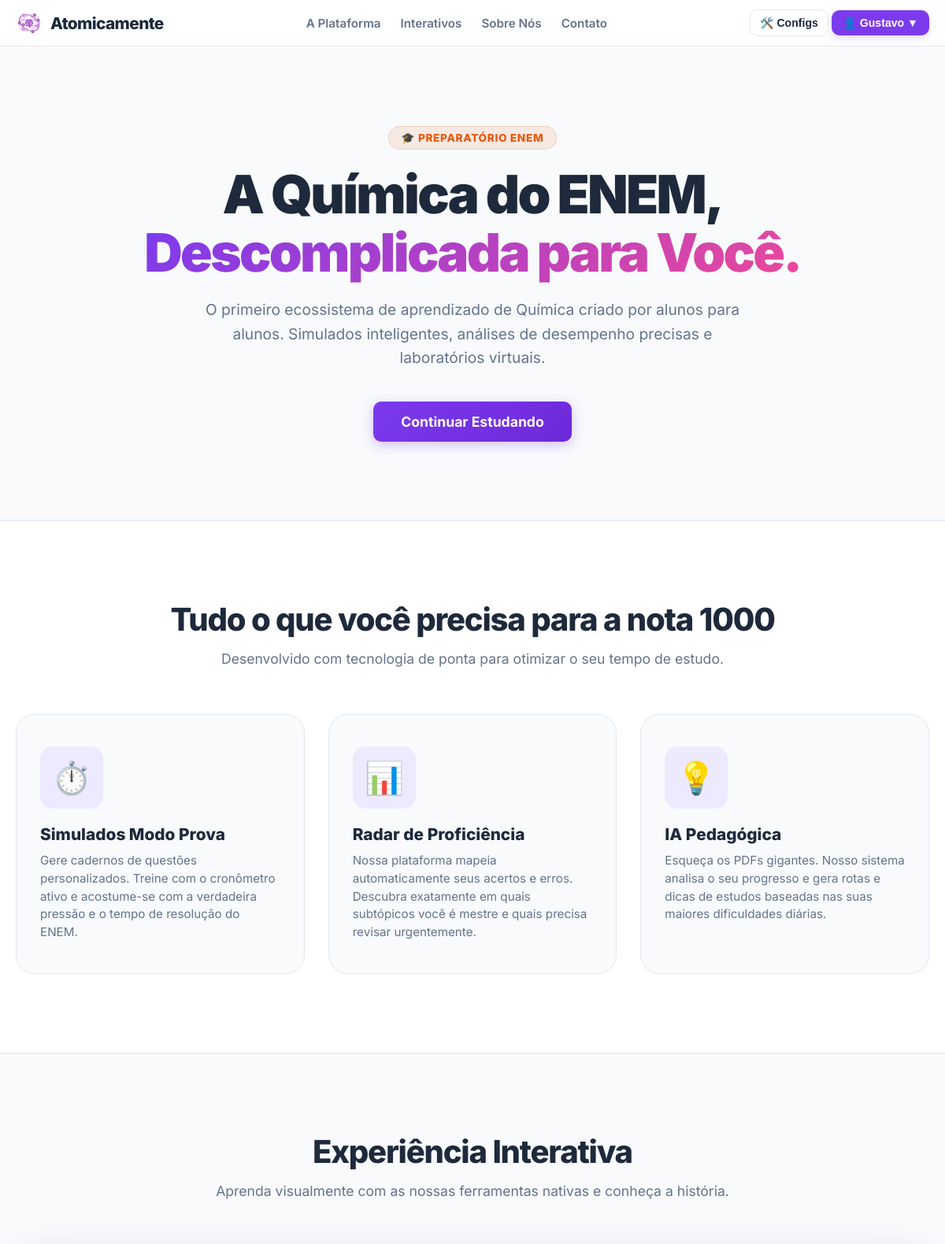
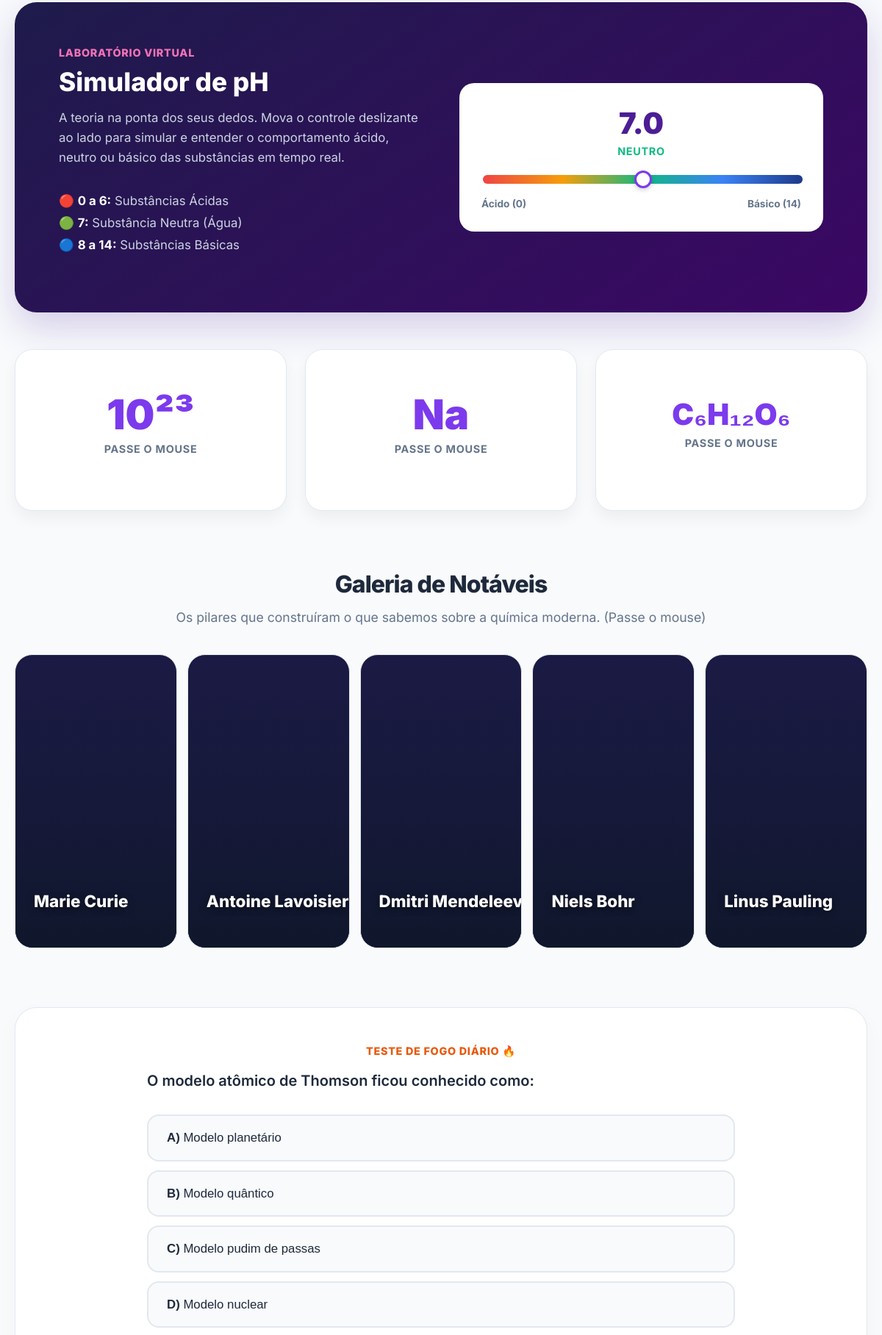
The page / (signed in, upper part) on the database its author committed (2 pictures, top to bottom).
### tables this page shows
CREATE TABLE `questions` (
  `id` int(11) NOT NULL,
  `subtopic_id` int(11) NOT NULL,
  `aula_id` int(11) DEFAULT NULL,
  `enunciado` text NOT NULL,
  `resolucao_comentada` text,
  `criado_por` int(11) DEFAULT NULL
);

CREATE TABLE `alternatives` (
  `id` int(11) NOT NULL,
  `question_id` int(11) NOT NULL,
  `letra` char(1) NOT NULL,
  `texto_alternativa` text NOT NULL,
  `eh_correta` tinyint(1) DEFAULT '0'
);

### index.php (the view, shortened to what this page needs)
<?php
require_once 'config.php';
$logado = isset($_SESSION['user_id']);
$primeiro_nome = 'Estudante';
if ($logado) {
    $primeiro_nome = explode(' ', trim($_SESSION['user_nome'] ?? 'Aluno'))[0];
}
$desafio_enunciado = "Qual das misturas abaixo é classificada como um sistema Homogêneo?";
$alts_desafio = [];
$letra_correta_desafio = 'B';
try {
    $stmtDesafio = $pdo->query("SELECT id, enunciado FROM questions ORDER BY RAND() LIMIT 1");
    $questao_rand = $stmtDesafio->fetch(PDO::FETCH_ASSOC);
    if ($questao_rand) {
        $desafio_enunciado = $questao_rand['enunciado'];
        $stmtAlts = $pdo->prepare("SELECT letra, texto_alternativa, eh_correta FROM alternatives WHERE question_id = ? ORDER BY letra ASC");
        $stmtAlts->execute([$questao_rand['id']]);
        $alts_desafio = $stmtAlts->fetchAll(PDO::FETCH_ASSOC);
        foreach ($alts_desafio as $alt) {
            if ($alt['eh_correta'] == 1) {
                $letra_correta_desafio = $alt['letra'];
            }
        }
    }
} catch (Exception $e) {
}
?>
<!DOCTYPE html>
<html lang="pt-BR" style="scroll-behavior: smooth;">
<head>
</head>
<body>
  <header class="header-site">
    <div class="nav-container">
      <a href="index.php" class="marca">
        <img src="assets/icone-simplificado.png" alt="Logo" />
        Atomicamente
      </a>
      <nav class="nav-links">
        <a href="#plataforma">A Plataforma</a>
        <a href="#interativos">Interativos</a>
        <a href="sobre.php">Sobre Nós</a>
        <a href="contato.php">Contato</a>
      </nav>
      <div class="nav-actions">
        <div class="menu-dropdown">
          <button onclick="alternarDropdown('drop-config')" style="background: none; border: 1px solid var(--borda); color: var(--texto-principal); padding: 8px 12px; font-size: 0.88rem; border-radius: 10px; font-weight: 600; cursor: pointer; display: flex; align-items: center; gap: 6px;">
            🛠️ Configs
          </button>
        </div>
        <?php if ($logado): ?>
            <div class="menu-dropdown">
              <button onclick="alternarDropdown('drop-perfil')" style="background: var(--roxo-base); color: white; border: none; padding: 8px 14px; font-size: 0.88rem; border-radius: 10px; font-weight: 700; cursor: pointer; display: flex; align-items: center; gap: 8px; box-shadow: 0 4px 10px rgba(139, 92, 246, 0.2);">
                👤 <?php echo $primeiro_nome; ?> ▼
              </button>
            </div>
        <?php else: ?>
            <a href="login.php" class="btn-entrar" style="margin-right: 15px;">Entrar</a>
            <a href="login.php?registro=1" class="btn-comecar">Cadastre-se</a>
        <?php endif; ?>
      </div>
    </div>
  </header>
  <section class="hero">
    <div class="hero-badge">🎓 Preparatório Enem</div>
    <h1>A Química do ENEM,<br><span>Descomplicada para Você.</span></h1>
    <p>O primeiro ecossistema de aprendizado de Química criado por alunos para alunos. Simulados inteligentes, análises de desempenho precisas e laboratórios virtuais.</p>
    <div class="hero-buttons">
      <?php if ($logado): ?>
          <a href="dashboard.php" class="btn-comecar" style="font-size: 1.1rem; padding: 15px 35px;">Continuar Estudando</a>
      <?php endif; ?>
    </div>
  </section>
  <section id="plataforma" class="features">
    <div class="features-container">
      <div class="section-title">
        <h2>Tudo o que você precisa para a nota 1000</h2>
        <p>Desenvolvido com tecnologia de ponta para otimizar o seu tempo de estudo.</p>
      </div>
      <div class="grid-features">
        <div class="card-feature">
          <div class="feature-icon">⏱️</div>
          <h3>Simulados Modo Prova</h3>
          <p>Gere cadernos de questões personalizados. Treine com o cronômetro ativo e acostume-se com a verdadeira pressão e o tempo de resolução do ENEM.</p>
        </div>
        <div class="card-feature">
          <div class="feature-icon">📊</div>
          <h3>Radar de Proficiência</h3>
          <p>Nossa plataforma mapeia automaticamente seus acertos e erros. Descubra exatamente em quais subtópicos você é mestre e quais precisa revisar urgentemente.</p>
        </div>
        <div class="card-feature">
          <div class="feature-icon">💡</div>
          <h3>IA Pedagógica</h3>
          <p>Esqueça os PDFs gigantes. Nosso sistema analisa o seu progresso e gera rotas e dicas de estudos baseadas nas suas maiores dificuldades diárias.</p>
        </div>
      </div>
    </div>
  </section>
  <section id="interativos" class="interativos-section">
    <div class="section-title">
      <h2>Experiência Interativa</h2>
      <p>Aprenda visualmente com as nossas ferramentas nativas e conheça a história.</p>
    </div>
    <div class="simulador-box">
      <div class="simulador-info">
        <span style="color: #f472b6; font-weight: 800; font-size: 0.9rem; text-transform: uppercase; letter-spacing: 0.05em; display: block; margin-bottom: 10px;">Laboratório Virtual</span>
        <h2>Simulador de pH</h2>
        <p>A teoria na ponta dos seus dedos. Mova o controle deslizante ao lado para simular e entender o comportamento ácido, neutro ou básico das substâncias em tempo real.</p>
        <ul style="color: #cbd5e1; line-height: 1.8; font-size: 1.05rem; list-style: none; padding: 0;">
            <li>🔴 <strong style="color: white;">0 a 6:</strong> Substâncias Ácidas</li>
            <li>🟢 <strong style="color: white;">7:</strong> Substância Neutra (Água)</li>
            <li>🔵 <strong style="color: white;">8 a 14:</strong> Substâncias Básicas</li>
        </ul>
      </div>
      <div class="controle-ph">
        <div class="ph-display" id="valorPh">7.0</div>
        <div class="ph-sub" id="statusPh" style="color: #10b981;">NEUTRO</div>
        <input type="range" id="ph" min="0" max="14" step="0.1" value="7">
        <div style="display: flex; justify-content: space-between; margin-top: 15px; font-size: 0.85rem; color: #64748b; font-weight: 700;">
            <span>Ácido (0)</span>
            <span>Básico (14)</span>
        </div>
      </div>
    </div>
    <div class="grid-flashcards">
        <div class="flip-card">
            <div class="flip-card-inner">
                <div class="flip-card-front">
                    <h4>10²³</h4>
                    <p>Passe o mouse</p>
                </div>
                <div class="flip-card-back">
                    <h4>Número de Avogadro</h4>
                    <p>Representa a quantidade de entidades (átomos, moléculas, íons) presentes em 1 Mol de qualquer substância.</p>
                </div>
            </div>
        </div>
        <div class="flip-card">
            <div class="flip-card-inner">
                <div class="flip-card-front">
                    <h4>Na</h4>
                    <p>Passe o mouse</p>
                </div>
                <div class="flip-card-back">
                    <h4>Sódio (Z = 11)</h4>
                    <p>Metal alcalino macio e prateado. Altamente reativo com a água, forma o sal de cozinha ligado ao Cloro.</p>
                </div>
            </div>
        </div>
        <div class="flip-card">
            <div class="flip-card-inner">
                <div class="flip-card-front">
                    <h4 style="font-size: 2.5rem;">C₆H₁₂O₆</h4>
                    <p>Passe o mouse</p>
                </div>
                <div class="flip-card-back">
                    <h4>Glicose</h4>
                    <p>Um monossacarídeo vital. É a principal fonte de energia química para o metabolismo celular dos seres vivos.</p>
                </div>
            </div>
        </div>
    </div>
    <div class="section-title" style="margin-bottom: 40px; margin-top: 40px;">
        <h2 style="font-size: 2rem;">Galeria de Notáveis</h2>
        <p>Os pilares que construíram o que sabemos sobre a química moderna. (Passe o mouse)</p>
    </div>
    <div class="notaveis-container">
        <div class="notavel-card bg-curie">
            <div class="notavel-info">
                <h3 class="notavel-nome">Marie Curie</h3>
            </div>
        </div>
        <div class="notavel-card bg-lavoisier">
            <div class="notavel-info">
                <h3 class="notavel-nome">Antoine Lavoisier</h3>
            </div>
        </div>
        <div class="notavel-card bg-mendeleev">
            <div class="notavel-info">
                <h3 class="notavel-nome">Dmitri Mendeleev</h3>
            </div>
        </div>
        <div class="notavel-card bg-bohr">
            <div class="notavel-info">
                <h3 class="notavel-nome">Niels Bohr</h3>
            </div>
        </div>
        <div class="notavel-card bg-pauling">
            <div class="notavel-info">
                <h3 class="notavel-nome">Linus Pauling</h3>
            </div>
        </div>
    </div>
    <div class="desafio-box">
        <span style="color: var(--laranja-enem); font-weight: 800; font-size: 0.9rem; text-transform: uppercase; letter-spacing: 0.05em; display: block; margin-bottom: 15px;">Teste de Fogo Diário 🔥</span>
        <?php if (!empty($alts_desafio)): ?>
            <div class="desafio-pergunta"><?php echo nl2br(htmlspecialchars($desafio_enunciado)); ?></div>
            <div class="desafio-opcoes" id="opcoesDesafio">
                <?php foreach ($alts_desafio as $alt): ?>
                    <button class="btn-opcao" onclick="verificarRespostaDesafio(this, <?php echo $alt['eh_correta']; ?>, '<?php echo $letra_correta_desafio; ?>')">
                        <strong><?php echo $alt['letra']; ?>)</strong> <?php echo htmlspecialchars($alt['texto_alternativa']); ?>
                    </button>
                <?php endforeach; ?>
            </div>
        <?php endif; ?>
    </div>
  </section>
</body>
</html>

### rows shown on the page
questions: enunciado "O modelo atômico de Thomson ficou conhecido como:"
alternatives: letra "A", texto_alternativa "Modelo planetário"
alternatives: letra "B", texto_alternativa "Modelo quântico"
alternatives: letra "C", texto_alternativa "Modelo pudim de passas"
alternatives: letra "D", texto_alternativa "Modelo nuclear"

### other values the page prints
$primeiro_nome "Gustavo"
